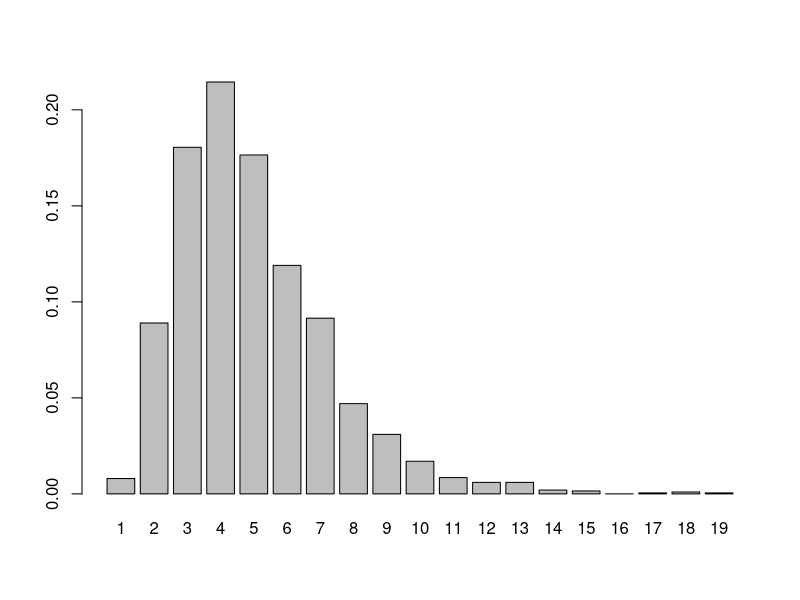
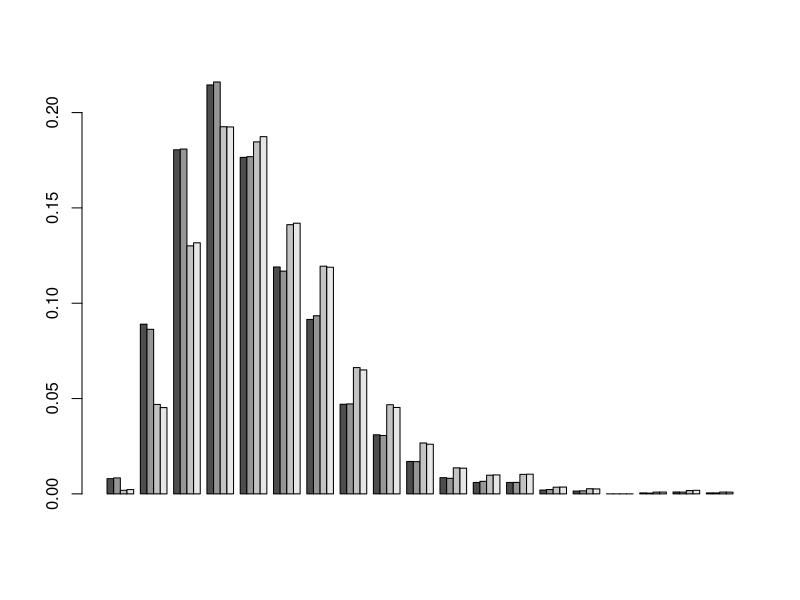

The R script that drew these images, in order: (Note: a time limit stopped this script after it produced the figures.)
# Routine to test agent based tagging process
# June 13th 2016 J McKenzie
# @author J McKenzie

#############
# FUNCTIONS #
#############               

#RMSD

RMSD<- function(x,y){
  
  
  CV<-round(sqrt( sum((x-y)^2)/length(y))/x,2)
  bias<-round((mean(y)/x)-1,2)
  return(cbind('true'=x,'est_mean'=round(mean(y),2),'bias'=bias,'RMCV'=CV,'obs'= length(y)))
}

# Resequence
reseq<- function(x){
  seq_ref<- 1
  for(i in 1:length(x[,1])){
    x[i,3]<-seq_ref
    seq_ref<-seq_ref+x[i,2]
    x[i,4]<-seq_ref-1
  }
  x[,1]<-c(1:length(x[,1]))
  return(x)
}

# point sequence
## What does this function do?
#
# x = ndx relating to individuals (1-pop) who are randomly tagged from the entire population
# y = data frame that maps agents to individuals from original population
# assign tags to agents based on individuals (agents can consist of multiple tagged individuals)
pointer<- function(x,y){
  point<-NULL
  for(i in x){
    point<-c(point,grep(1,(y[,3] <= i) * (y[,4] >= i)) )
  }
  point<-point[order(point)]
  point<-aggregate(point,list(point),length)
  colnames(point)<-c('point','freq') 
  return(point)
}







################
# Main Routine #
################

# Population size
pop = 1000

# maximum agent scaler value
mscalr = 1


# Number of tags
tags = 50

# Number of catch (abundance)
catch = 50 
## We won't have this information we have biomass, but we won't know numbers because this is stochastic and
## because there is a selectivity involved it, makes it tricky

boot<- 50
#######################

RunDet<-list()


RunDet[c('pop','mscalr','tags','catch','boot','runtime','stats')]<-c(pop,mscalr,tags,catch,boot,0,0)

pop_est<-NULL
cyrils_pop_est<-NULL

startTime<-Sys.time()

for(bt in 1:boot){  
  print(bt)
  # trap silly mscalar values
  if(mscalr >= pop ) mscalr <- pop-1
  if(mscalr <= 0 ) mscalr <- 1
  
  #### Create agent matrix
  agent_vec<- rep(mscalr,as.integer(pop/mscalr))
  if(pop %% mscalr > 0) 
  	agent_vec <- c(agent_vec,pop %% mscalr)
  
  agent_mat<-as.data.frame(cbind('agent'=1:length(agent_vec), 'number'=agent_vec, 'S_seq'=(c(0,cumsum(agent_vec)[1:(length(agent_vec)-1)]))+1,
                             'E_seq'=((c(0,cumsum(agent_vec)[1:(length(agent_vec)-1)]))+1)+(agent_vec-1), 'tag'=0))


  ##########################################
  
  # Apply Tagging
  ## agent ndx with tags
  tagseq<-sample(c(1:pop), tags, replace = FALSE, prob = NULL)
  point<-pointer(tagseq,agent_mat)
  
  ## pull out true tagged individuals from the agent dataframe, and rejig the sequence
  for(i in 1:length(point[,1])){
      for(j in 1:point[i,2]){
        if(agent_mat[point[i,1],2]==1){
          agent_mat[point[i,1],5]= 1
        }else{
            zz<-agent_mat[point[i,1],]
            zz[,3]<-zz[,4]
            zz[,5]<-1
            zz[,2]<-1
            agent_mat[point[i,1],4]<- agent_mat[point[i,1],4]-1
            agent_mat[point[i,1],2]<- agent_mat[point[i,1],2]-1
            agent_mat<-rbind(agent_mat,zz)
        }
  
      }
      
  }
  
  agent_mat<-agent_mat[order(agent_mat[,4]),]
  ## reset agent ndx to be new agent ndx 
  agent_mat[,1]<-seq(1,length(agent_mat[,1]),1)
  
  ## check everything was applied correctly
  pop<- sum(agent_mat[,2])
  tagsum<- sum(agent_mat[,5]) 
  #############################
  # Take catch routines 
  #############################
  # catch tag as individual  catch untagged as agent
  # recover tags
  catseq<-sample(c(1:pop), catch, replace = FALSE, prob = NULL)
  point_tag<-pointer(catseq,agent_mat)
  
  catch_tag<-NULL
  del_vec<-NULL
  for(i in 1:length(point_tag[,1])){
      if(agent_mat[point_tag[i,1],5]==1){
        catch_tag<-rbind(catch_tag,agent_mat[point_tag[i,1],])
        del_vec<-c(del_vec,-1*point_tag[i,1])
      }
  }
  norectags<- sum(catch_tag[,5])
  ## remove tags from original partition
  if(!is.null(del_vec)) 
    agent_mat<-agent_mat[del_vec,]

  #print( catch_tag, row.names = F)
  
  # split out uncaught tagged fish
  Tags<- agent_mat[grep(1,agent_mat[,5]),]
  untagged<-agent_mat[grep(0,agent_mat[,5]),]
  untagged<-reseq(untagged)

  
  ############
  # untagged catch removal
  cat_untag<- catch - norectags
  while(cat_untag>0) {
    catseq<-sample(sum(untagged[,2]), 1, replace = FALSE, prob = NULL)
    point <- pointer(catseq,untagged)
    cat <- untagged[point[1,1],2]
    if(cat_untag >= cat)
    {
      cat_untag<-cat_untag-cat
      untagged<-untagged[-point[1,1],]
      untagged<-reseq(untagged)
    } else{

      untagged[point[1,1],2]<-untagged[point[1,1],2]-cat_untag
      untagged[point[1,1],4]<-untagged[point[1,1],4]-cat_untag
      untagged <- reseq(untagged)
      cat_untag <- 0
    }  
  }
  #####################
  ## Cyrils alternative
  #####################
  # The Algorthm
  # - probability of sampling an Agent, depends on how many individuals an Agent represents.
  # - So it's a weighted resampling algorithm
  # - This a little hard, in the ABM C++ mechanism, firstly because multiple agents will have 
  # different amount of individuals, if there are different 'stocks', so what we do is calculate
  # the average, 
  agent_mat$weight = agent_mat$number / sum(agent_mat$number)
  cat_untag<- catch
  agents_sampled = c();
  tag_count = 0;
  max_attempts = nrow(agent_mat) * 10
  attempt = 1;
  agents_to_sample = sample(size = nrow(agent_mat), x = 1:nrow(agent_mat), prob = agent_mat$weight)
  for(i in 1:length(agents_to_sample)) {
    ## check if agent vulnerable or already been sampled
    cat_untag = cat_untag - agent_mat[agents_to_sample[i],"number"]
    if(agent_mat[agents_to_sample[i],"tag"] == 1)
      tag_count = tag_count + 1;
    if (cat_untag <= 0)
      break;
  }

  
  agent_mat<-reseq(rbind(Tags,untagged))
  # new_pop<-sum(agent_mat[,2])
  #stats
  tagrec<-sum(catch_tag[,5])
  pop_est<- rbind(pop_est,cbind('pop_est'= ((tags+1)*(catch+1)/(tagrec+1))-1, 'tagsrec'=tagrec)) # Petersen estimator with Chapman bias correction
  cyrils_pop_est <- rbind(cyrils_pop_est, cbind('pop_est'= ((tags+1)*(catch+1)/(tag_count+1))-1, 'tagsrec'=tag_count))

} #endboot

endTime<-Sys.time()
runTime<-endTime-startTime

RMSD(pop,pop_est[,1])
RMSD(pop,cyrils_pop_est[,1])
# stats


RunDet[['runtime']]<-runTime
RunDet[['stats']]<-RMSD(pop,pop_est[,1])


RunDet





## issues:
## we deal with biomass not abundance, so can't do these ahead calculations as is laid out in this code.
## don't know vulnerable population if selectivity is involved as this is a stochastic process
## 



# I think we generate a sample() like in R, instead of current uniform selection the probability
# of being selected for catch is less than an agent. Problem this will be dynamic, due to sample with 
# out replacement
# an experiment about generating random numbers
set.seed(123);
weights = floor(rlnorm(2000,log(5), 0.4))
vals = 1:max(weights)
Freq.y=tabulate(weights,nbins=max(weights))/length(weights)
## we can attach a weight to each agent before executing the calculation, which when summed over all 
## agents would be = 1
prob = weights / sum(weights)
## resample ndx 
N_rep = 50
N_sample = 1000
R_sample = my_sample = alt_sample = matrix(NA,nrow = N_rep, ncol = N_sample);

for(i in 1:N_rep) {
	full_draw = sample(1:length(weights), replace = F, size = length(weights), prob = prob)
	my_sample[i,] = weights[full_draw[1:N_sample]]
	R_sample[i,] = sample(weights, replace = F, size = N_sample, prob = prob)
	alt_sample[i,] = sample(x = vals, size = N_sample, prob = Freq.y, replace = T)
}

Freq.R=tabulate(as.vector(R_sample),nbins=max(weights))/(N_rep* N_sample)
Freq.my=tabulate(as.vector(my_sample),nbins=max(weights))/(N_rep* N_sample)
Freq.alt=tabulate(as.vector(alt_sample),nbins=max(weights))/(N_rep* N_sample)

barplot(Freq.y,main="", names = vals)
for(i in 1:N_rep) {
  check = tabulate(my_sample[i,], nbins =max(weights))
  check = check / sum(check)
}

barplot(rbind(Freq.y,Freq.alt,Freq.R, Freq.my),beside=T,main="")


## Also find out at what point should we even care about this. when does this really become an issue
## vulnerable in a fishing event
boots = 1000;
set.seed(123)
tags_to_look_at = c(100, 1000, 2000, 5000)
scalars = c(100,50,10,5,1)
tag_counts = results = array(0, dim = c(boots, length(scalars), length(tags_to_look_at)))
population = 1000000
## should possible look at these two
catch = 5000 # abundance - individuals, scanning 

startTime<-Sys.time()
scalar_ndx = 1;
tag_ndx = 1;
for(scalar in scalars) {
	print(scalar)
  tag_ndx = 1;
	for(n_tags in tags_to_look_at) {
		print(paste0("tag = ", n_tags))
	  n_agents = as.integer(population / scalar)
		tags = rep(0,n_agents)
		weights = rep(scalar, n_agents)
		# apply tagging, all agents have equal prob of being tagged
		tag_agent_ndx = sample(x = n_agents, size = n_tags, replace = F)
		## pull out tagged individuals take away the scalar
		weights[tag_agent_ndx] = weights[tag_agent_ndx] - 1
		untagged_pop = data.frame(weight = weights, tagged = 0)
		tagged_pop = data.frame(weight = rep(1,n_tags), tagged = 1)
		
		## now do recapture event first treating this is as equal probability
	  prob_untagged = sum(untagged_pop$weight) / population
	  prob_tagged = sum(tagged_pop$weight) / population
	  #full_prob = c(prob_tagged, prob_untagged)
	  ## Adapt probability for sampling of entire agents at a time
	  prob_untagged = prob_untagged / scalar
	  prob_tagged = prob_tagged / (prob_untagged + prob_tagged)
	  prob_untagged = 1 - prob_tagged
	  pop_est = NULL
	  for(bt in 1:boots) {
	    temp_untagged_pop = untagged_pop
	    temp_tagged_pop = tagged_pop
	    temp_catch = catch
	    ## now do recapture event first treating this is as equal probability
	    tag_count = 0
	    agent_ndx_sampled = c()
	    while(temp_catch > 0) {
	      agent_tag = rbinom(n = c(1), size = 1, prob = prob_tagged)
	      ## now find agent and sample
	      if (agent_tag == 0) {
	        agent_ndx = sample(1:nrow(temp_untagged_pop), size = 1)
	        counter = 0;
	        while ((temp_untagged_pop$weight[agent_ndx] == 0) | (counter > 5)) {
	          agent_ndx = sample(1:nrow(temp_untagged_pop), size = 1)
	          counter = counter + 1
	        }
          if (counter > 5)
            break
	        agent_ndx_sampled = c(agent_ndx_sampled,agent_ndx)
	        temp_catch = temp_catch - temp_untagged_pop$weight[agent_ndx];
	        temp_untagged_pop$weight[agent_ndx] = 0.0
        } else  {
	        agent_ndx = sample(1:nrow(temp_tagged_pop), size = 1)
	        counter = 0;
	        while ((temp_tagged_pop$weight[agent_ndx] == 0) | (counter > 5)) {
	          agent_ndx = sample(1:nrow(temp_tagged_pop), size = 1)
	          counter = counter + 1
	        }
          if (counter > 5)
            break
	        agent_ndx_sampled = c(agent_ndx_sampled,agent_ndx)
	        temp_catch = temp_catch - temp_tagged_pop$weight[agent_ndx];
	        temp_tagged_pop$weight[agent_ndx] = 0.0
	        tag_count = tag_count + 1;
	      }
	    }
	    #tag_count 
	    #catch * sum(tagged_pop$weight) / population
	    pop_est = ((n_tags+1)*(catch+1)/(tag_count+1))-1
	    results[bt, scalar_ndx, tag_ndx] = pop_est
	    tag_counts[bt, scalar_ndx, tag_ndx] = tag_count
		}
		tag_ndx = tag_ndx + 1;
	}
	scalar_ndx = scalar_ndx + 1;
}
endTime<- Sys.time() - startTime
# 8.2 mins
bias = estimated = cv = true = matrix(0,nrow = length(scalars), ncol = length(tags_to_look_at))
scalar_ndx = 1;
tag_ndx = 1;
for(scalar_ndx in 1:length(scalars)) {
  n_agents = population / scalars[scalar_ndx]
	for(tag_ndx in 1:length(tags_to_look_at)) {
		rmsd = RMSD(population, results[,scalar_ndx, tag_ndx])
		bias[scalar_ndx,tag_ndx] = rmsd[1,"bias"]
		estimated[scalar_ndx,tag_ndx] = rmsd[1,"est_mean"]
		cv[scalar_ndx,tag_ndx] = rmsd[1,"RMCV"]
		true[scalar_ndx,tag_ndx] = rmsd[1,"true"]
	}
}


dimnames(true) = dimnames(bias) = dimnames(cv) = dimnames(estimated) = list(scalars, tags_to_look_at)
bias
estimated
true

write.table(bias, file = "Bias.txt", quote = F)
write.table(true, file = "true.txt", quote = F)
write.table(estimated,file = "estimated.txt", quote = F)

## so makes a big difference if small tag population to overall population.
weighted_Random_Sample <- function(
    .data,
    .weights,
    .n
    ){

    key <- runif(length(.data)) ^ (1 / .weights)
    return(.data[order(key, decreasing=TRUE)][1:.n])
}


## repeat with new algorithm
boots = 500;
set.seed(123)
tags_to_look_at = c(100, 1000, 2000)
catches = c(1000, 5000)
scalars = c(10,50,100)
results = tag_counts = array(0, dim = c(boots,length(catches), length(scalars), length(tags_to_look_at)))
n_tags = 1000
## should possible look at these two

population = 100000
scalar = 1
catch = 2000
startTime<-Sys.time()
scalar_ndx = 1;
tag_ndx = 1;
catch_ndx = 1;
#for(catch in catches) {
	scalar_ndx = 1;
	#for(scalar in scalars) {
		print(scalar)
		tag_ndx = 1;
		#for(n_tags in tags_to_look_at) {
			print(paste0("tag = ", n_tags))
		  n_agents = as.integer(population / scalar)
			population = n_agents * scalar
			tags = rep(0,n_agents)
			weights = rep(scalar, n_agents)
			# apply tagging, all agents have equal prob of being tagged
			tag_agent_ndx = sample(x = n_agents, size = n_tags, replace = F)
			## pull out tagged individuals take away the scalar
			weights[tag_agent_ndx] = weights[tag_agent_ndx] - 1
			## initially append taged agents at end and then reshuffle
			n_new_agents = n_agents + n_tags
			weights = c(weights, rep(1,n_tags))
			tags = c(tags, rep(1,n_tags))
			reshuffle_ndx = sample(1:n_new_agents)
			weights = weights[reshuffle_ndx]
			prob_untagged = sum(weights[tags == 0]) / sum(weights)
			prob_tagged = sum(weights[tags == 1]) / sum(weights)
			#full_prob = c(prob_tagged, prob_untagged)
			prob = weights / sum(weights)
			tags = tags[reshuffle_ndx]
			pop_est = NULL
			for(bt in 1:boots) {
				temp_weights = weights
				temp_catch = catch
				## now do recapture event first treating this is as equal probability
				tag_count = 0
				while(temp_catch > 0) {
					individual_ndx = round(runif(1, 1, sum(temp_weights, na.rm = T)))
					this_agent_ndx = which.min(abs(cumsum(temp_weights) - individual_ndx))
					if (temp_weights[this_agent_ndx] == 0)
					  next
					if (tags[this_agent_ndx] == 1)
					  tag_count = tag_count + 1;
					temp_catch = temp_catch - temp_weights[this_agent_ndx]
					temp_weights[this_agent_ndx] = 0
				}	
				print(tag_count)
				pop_est = ((n_tags+1)*(catch+1)/(tag_count+1))-1
				results[bt,catch_ndx, scalar_ndx, tag_ndx] = pop_est
				tag_counts[bt,catch_ndx, scalar_ndx, tag_ndx] = tag_count
			}
			#tag_ndx = tag_ndx + 1;
		#}
		#scalar_ndx = scalar_ndx + 1;
	
	#catch_ndx = catch_ndx + 1;
#}
endTime<- Sys.time() - startTime
endTime

## run with some specific settings
# -scalar = 1, catch = 2000, pop = 1e+5, n_tags = 1000, boots = 500 summary(tags) = 
summary(tag_counts[,catch_ndx, scalar_ndx, tag_ndx])
#Min. 1st Qu.  Median    Mean 3rd Qu.    Max. 
#8.00   17.00   20.00   20.04   23.00   33.00 

## we should get something similar, with scalar = 10
# -scalar = 10, catch = 2000, pop = 1e+5, n_tags = 1000, boots = 500 summary(tags) = 
# Min. 1st Qu.  Median    Mean 3rd Qu.    Max. 
# 3.00    9.00   11.00   11.54   14.00   23.00 

# 8.2 mins
bias = estimated = cv = true = matrix(NA,nrow = length(scalars), ncol = length(tags_to_look_at))
scalar_ndx = 1;
tag_ndx = 1;
## for the first catch ndx
for(scalar_ndx in 1:length(scalars)) {
	population = n_agents * scalars[scalar_ndx]
	for(tag_ndx in 1:length(tags_to_look_at)) {
		rmsd = RMSD(population, results[,1,scalar_ndx, tag_ndx])
		bias[scalar_ndx,tag_ndx] = rmsd[1,"bias"]
		estimated[scalar_ndx,tag_ndx] = rmsd[1,"est_mean"]
		cv[scalar_ndx,tag_ndx] = rmsd[1,"RMCV"]
		true[scalar_ndx,tag_ndx] = rmsd[1,"true"]
	}
}
dimnames(true) = dimnames(bias) = dimnames(cv) = dimnames(estimated) = list(scalars, tags_to_look_at)
bias






## repeat with new algorithm
boots = 500;
set.seed(125)
tags_to_look_at = c(100, 1000, 2000)
catches = c(1000, 5000)
scalars = c(10,50,100)
results = tag_counts = array(0, dim = c(boots,length(catches), length(scalars), length(tags_to_look_at)))
n_tags = 1000
## should possible look at these two
population = 100000
scalar = 10
catch = 2000
startTime<-Sys.time()
scalar_ndx = 1;
tag_ndx = 1;
catch_ndx = 1;
#for(catch in catches) {
scalar_ndx = 1;
#for(scalar in scalars) {
print(scalar)
tag_ndx = 1;
#for(n_tags in tags_to_look_at) {
print(paste0("tag = ", n_tags))
n_agents = as.integer(population / scalar)
population = n_agents * scalar
tags = rep(0,n_agents)
weights = rep(scalar, n_agents)
# apply tagging, all agents have equal prob of being tagged
tag_agent_ndx = sample(x = n_agents, size = n_tags, replace = F)
## pull out tagged individuals take away the scalar
weights[tag_agent_ndx] = weights[tag_agent_ndx] - 1
## initially append taged agents at end and then reshuffle
n_new_agents = n_agents + n_tags
weights = c(weights, rep(1,n_tags))
tags = c(tags, rep(1,n_tags))
reshuffle_ndx = sample(1:n_new_agents)
weights = weights[reshuffle_ndx]
tags = tags[reshuffle_ndx]
prob_untagged = sum(weights[tags == 0]) / sum(weights)
prob_tagged = sum(weights[tags == 1]) / sum(weights)
## account for sampling agents not inidviduals
prob_untagged = prob_untagged / (scalar)
prob_untagged = prob_untagged / (prob_untagged + prob_tagged)
prob_tagged = 1 - prob_untagged
#full_prob = c(prob_tagged, prob_untagged)
pop_est = NULL
for(bt in 1:boots) {
  temp_weights = weights
  temp_catch = catch
  ## now do recapture event first treating this is as equal probability
  tag_count = 0
  while(temp_catch > 0) {
    agent_tag = rbinom(n = c(1), size = 1, prob = prob_tagged)
    ## now find agent and sample
    for(i in 1:length(tags)) { ## could be issues if this vector isn't random.
      if (tags[i] == agent_tag & temp_weights[i] != 0) {
        temp_catch = temp_catch - temp_weights[i]
        temp_weights[i] = 0
        if (tags[i] == 1)
          tag_count = tag_count + 1;
        break;
      }
    }
  }
  pop_est = ((n_tags+1)*(catch+1)/(tag_count+1))-1
  results[bt,catch_ndx, scalar_ndx, tag_ndx] = pop_est
  tag_counts[bt,catch_ndx, scalar_ndx, tag_ndx] = tag_count
}
#tag_ndx = tag_ndx + 1;
#}
#scalar_ndx = scalar_ndx + 1;

#catch_ndx = catch_ndx + 1;
#}
endTime<- Sys.time() - startTime
endTime

summary(tag_counts[,catch_ndx, scalar_ndx, tag_ndx])
#Min. 1st Qu.  Median    Mean 3rd Qu.    Max. 
#8.00   17.00   20.00   20.31   23.00   36.00 
